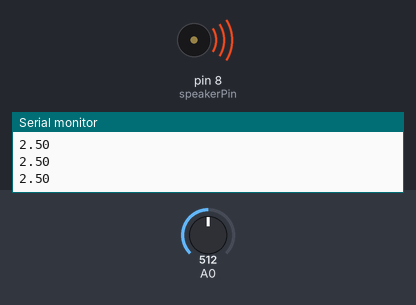
Simulated run of this sketch. Board: Arduino Uno, built with avr-gcc and run on an emulated ATmega328P. On the bench: buzzer (waves = sounding), the last lines printed to the serial monitor. The test bench sets the inputs (shaded band); at power-on: A0 = 512.

Above: at 1.2 s.
1.3 s: A0 set to 599
2.8 s: A0 set to 628
At 4.0 s:
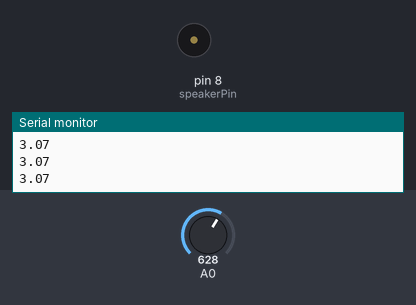
4.3 s: A0 set to 511
At 5.3 s:
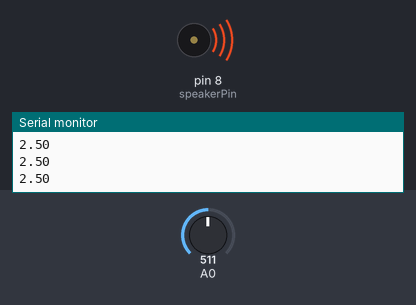
5.8 s: A0 set to 423
7.3 s: A0 set to 401
At 7.6 s:
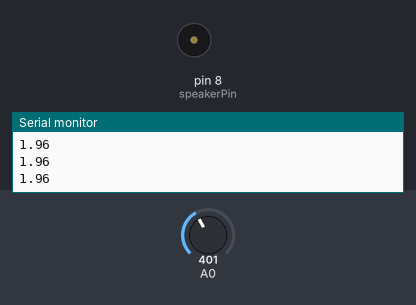
Timing chart, 0 to 9.8 s (numbered marks = the images above; inputs shaded):
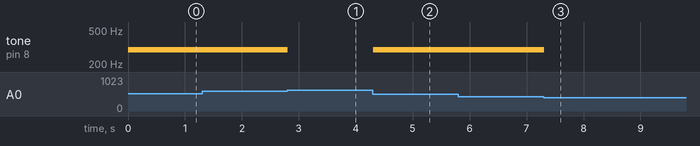

Measured:
- the behaviour switches between 614 and 615 on A0 (found by bisection; images 0 and 1)
- the behaviour switches between 410 and 409 on A0 (found by bisection; images 2 and 3)
- after the input at 2.8 s, tone on pin 8 (speakerPin): 294 Hz → silent at once
- after the input at 4.3 s, tone on pin 8 (speakerPin): silent → 294 Hz at once
- after the input at 7.3 s, tone on pin 8 (speakerPin): 294 Hz → silent at once

The sketch:

resistorladder.ino
```cpp
/* This resistor ladder separates an analog input into 5 notes */
int notes[] = {262, 294, 330, 349};
const int speakerPin = 8;

void setup() {
  Serial.begin(9600);
}

void loop() {
  int keyVal = analogRead(A0);
  float voltage = keyVal/1024.0*5.0;
  if (voltage > 0.00) {
    Serial.println(voltage);
  }

  if (voltage >= 0.02 && voltage <= 0.1) {
    tone(speakerPin, notes[0]);
  } else if (voltage > 2.0 && voltage < 3.0) {
    tone(speakerPin, notes[1]);
  } else if (voltage >= 4.0 && voltage <= 4.9) {
    tone(speakerPin, notes[2]);
  } else if (voltage >= 4.91) {
    tone(speakerPin, notes[3]);
  } else {
    noTone(speakerPin);
  }
}
```
